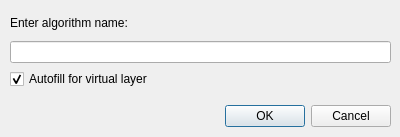
<?xml version="1.0" encoding="UTF-8"?>
<ui version="4.0">
 <class>ReturnPyQGISAlgorithmDialogBase</class>
 <widget class="QDialog" name="ReturnPyQGISAlgorithmDialogBase">
  <property name="geometry">
   <rect>
    <x>0</x>
    <y>0</y>
    <width>400</width>
    <height>137</height>
   </rect>
  </property>
  <property name="windowTitle">
   <string>Return PyQGIS Algorithm</string>
  </property>
  <widget class="QDialogButtonBox" name="button_box">
   <property name="geometry">
    <rect>
     <x>50</x>
     <y>100</y>
     <width>341</width>
     <height>32</height>
    </rect>
   </property>
   <property name="orientation">
    <enum>Qt::Horizontal</enum>
   </property>
   <property name="standardButtons">
    <set>QDialogButtonBox::Cancel|QDialogButtonBox::Ok</set>
   </property>
  </widget>
  <widget class="QWidget" name="verticalLayoutWidget">
   <property name="geometry">
    <rect>
     <x>10</x>
     <y>10</y>
     <width>381</width>
     <height>79</height>
    </rect>
   </property>
   <layout class="QVBoxLayout" name="verticalLayout">
    <item>
     <widget class="QLabel" name="label">
      <property name="text">
       <string>Enter algorithm name:</string>
      </property>
     </widget>
    </item>
    <item>
     <widget class="QLineEdit" name="lineEdit"/>
    </item>
    <item>
     <widget class="QCheckBox" name="virtualLayerCheckBox">
      <property name="text">
       <string>Autofill for virtual layer</string>
      </property>
      <property name="checked">
       <bool>true</bool>
      </property>
     </widget>
    </item>
   </layout>
  </widget>
 </widget>
 <resources/>
 <connections>
  <connection>
   <sender>button_box</sender>
   <signal>accepted()</signal>
   <receiver>ReturnPyQGISAlgorithmDialogBase</receiver>
   <slot>accept()</slot>
   <hints>
    <hint type="sourcelabel">
     <x>20</x>
     <y>20</y>
    </hint>
    <hint type="destinationlabel">
     <x>20</x>
     <y>20</y>
    </hint>
   </hints>
  </connection>
  <connection>
   <sender>button_box</sender>
   <signal>rejected()</signal>
   <receiver>ReturnPyQGISAlgorithmDialogBase</receiver>
   <slot>reject()</slot>
   <hints>
    <hint type="sourcelabel">
     <x>20</x>
     <y>20</y>
    </hint>
    <hint type="destinationlabel">
     <x>20</x>
     <y>20</y>
    </hint>
   </hints>
  </connection>
 </connections>
</ui>
